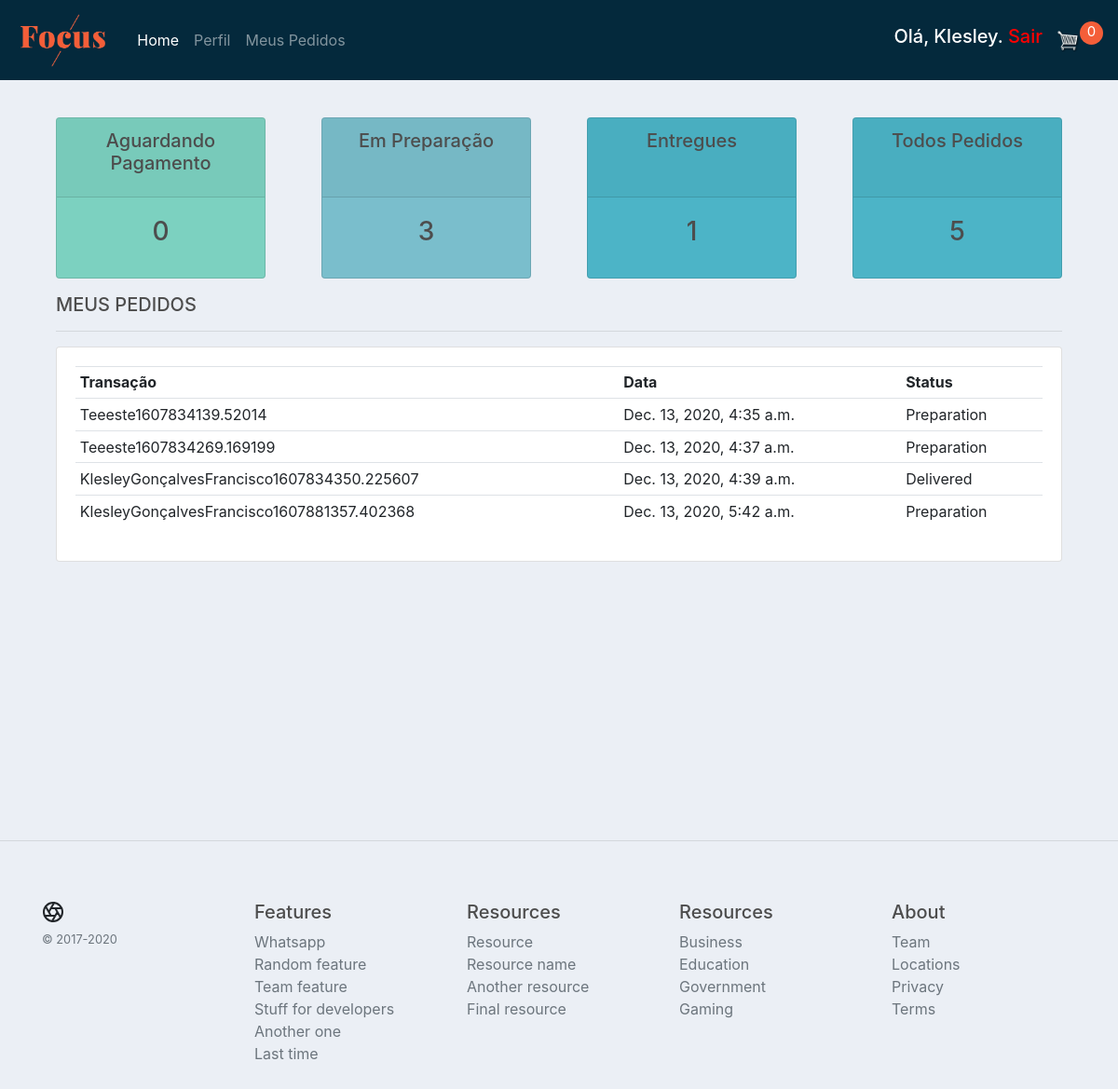
/accounts/my_orders/ (signed in), run on an earlier commit of the app's database.
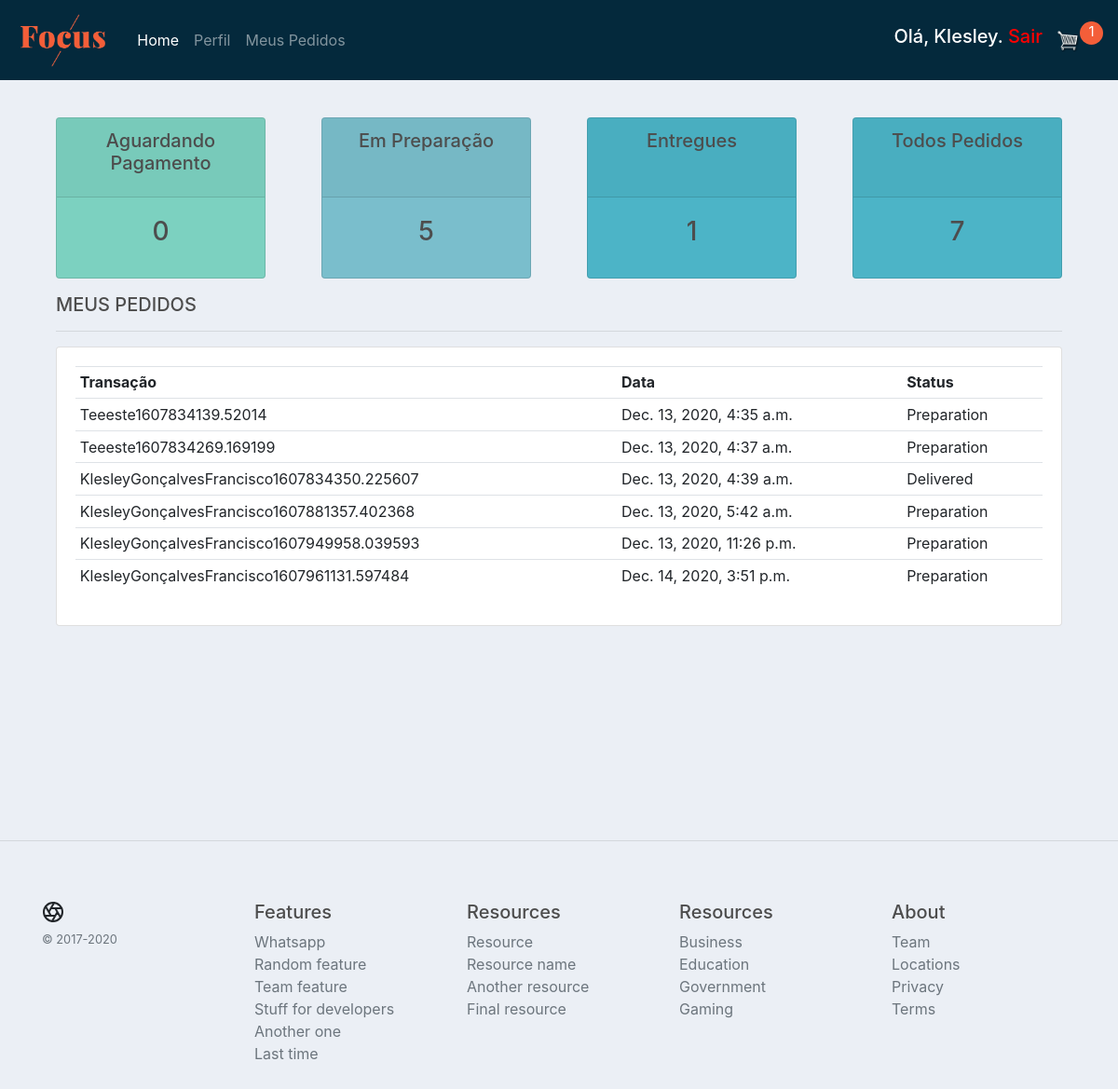
And on a later commit of the database.
### store/models.py (models this page shows, shortened)
class Order(models.Model):
    STATUS = [
        ('In the cart', 'In the cart'),
        ('Waiting for Payment', 'Waiting for Payment'),
        ('Preparation', 'Preparation'),
        ('Out for delivery', 'Out for delivery'),
        ('Delivered', 'Delivered')
    ]
    customer = models.ForeignKey(Customer, on_delete=models.SET_NULL, null=True)
    date_orderd = models.DateTimeField(auto_now_add=True)
    status = models.CharField(max_length=200, choices=STATUS, default=STATUS[0])
    transaction_id = models.CharField(max_length=200, null=False)
    @property
    def get_total_cart_items(self):
        orders_items = self.orderitem_set.all()
        total_items = sum([item.quantity for item in orders_items])
        return total_items

### accounts/views.py (the view)
# urls.py: path('my_orders/', views.UserOrders.as_view(), name='my_orders'),
class UserOrders(View):
    login_url = 'login_page'
    context = {}
    def get(self, request, *args, **kwargs):
        orders = request.user.customer.order_set.all()
        total_orders = orders.count()
        waiting_payment = orders.filter(status='Waiting for Payment').count()
        preparation = orders.filter(status='Preparation').count()
        delivered = orders.filter(status='Delivered').count()
        data = cartData(request)
        self.context['order'] = {'get_total_cart_items': data['order'].get_total_cart_items}
        self.context['orders'] = orders
        self.context['total_orders'] = total_orders
        self.context['waiting_payment'] = waiting_payment
        self.context['preparation'] = preparation
        self.context['delivered'] = delivered
        return render(request, 'accounts/my_orders.html', self.context)

### store/utils.py (called while the page is built)
def cartData(request) -> dict:
    if request.user.is_authenticated:
        customer = request.user.customer
        order, created = Order.objects.get_or_create(customer=customer, status=Order.STATUS[0][0])
        items = order.orderitem_set.all()
        quantity_items = items.count()
        return {'order': order, 'items': items, 'quantity_items': quantity_items}
    else:
        return cookieCart(request)

### accounts/templates/accounts/my_orders.html
{% extends 'base.html' %}
{% block content %}
    {% include 'accounts/status.html' %}
    <div class="col-md-12">
        <h5>MEUS PEDIDOS</h5>
        <hr>
        <div class="card card-body">
            <table class="table table-sm">
                <tr>
                    <th>Transação</th>
                    <th>Data</th>
                    <th>Status</th>
                </tr>
                {% for order in orders %}
                    {% if  not order.status == 'In the cart' %}
                        <tr>
                            <td>{{ order.transaction_id }}</td>
                            <td>{{ order.date_orderd }}</td>
                            <td>{{ order.status }}</td>
                        </tr>
                    {% endif %}
                {% endfor %}
            </table>
        </div>
    </div>
{% endblock %}

What changed in the data, as far as the page shows it:
now on this page (row edited): Order: transaction_id "KlesleyGonçalvesFrancisco1607949958.039593", date_orderd "Dec. 13, 2020, 11:26 p.m.", status "Preparation"
added Order: transaction_id "KlesleyGonçalvesFrancisco1607961131.597484", date_orderd "Dec. 14, 2020, 3:51 p.m.", status "Preparation"
Also different on the page:
{{ order.get_total_cart_items }}: "0" → "1"
{{ preparation }}: "3" → "5"
{{ total_orders }}: "5" → "7"
